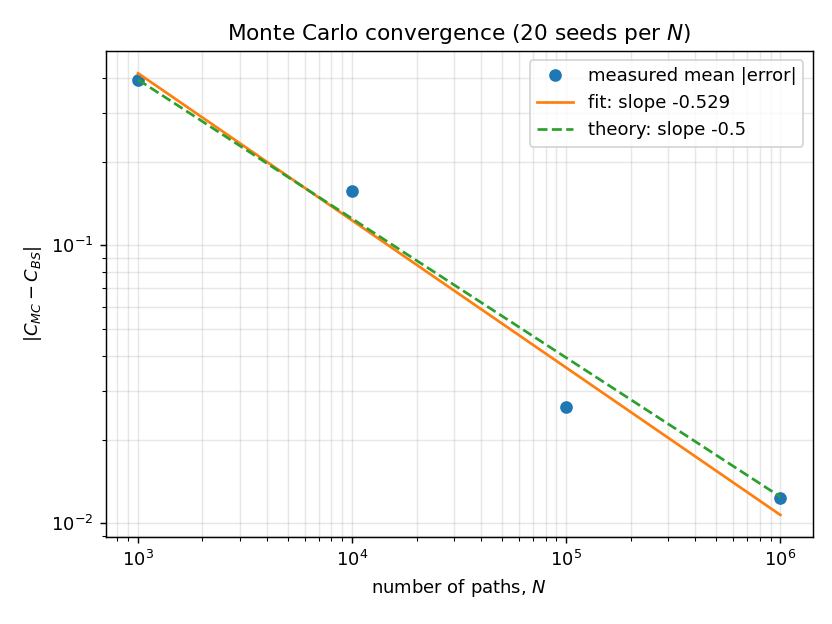

The Python source for this figure:
import numpy as np
import matplotlib.pyplot as plt
from pricing import bs_call_price, mc_call_price

S0 = 100.0
K = 100.0
r = 0.05
sigma = 0.2
T = 1.0
Ns = np.array([10**3, 10**4, 10**5, 10**6])
N_REPEATS = 20

exact = bs_call_price(S0, K, r, sigma, T)
errors = np.empty(len(Ns))

for i, n in enumerate(Ns):
    reps = [abs(mc_call_price(S0, K, r, sigma, T, int(n),
                              np.random.default_rng(seed))[0] - exact)
            for seed in range(N_REPEATS)]
    errors[i] = np.mean(reps)
    print(f"N = {n:>9,}   mean |error| = {errors[i]:.5f}")
slope, intercept = np.polyfit(np.log(Ns), np.log(errors), 1)

print(f"\nSlope: {slope:+.4f}  (theory -0.5000)")
print(f"Error per 10x paths: {10**slope:.3f}  (theory {10**-0.5:.3f})")

plt.loglog(Ns, errors, "o", label="measured mean |error|")
plt.loglog(Ns, np.exp(intercept) * Ns.astype(float)**slope,
           label=f"fit: slope {slope:+.3f}")
plt.loglog(Ns, errors[0] * (Ns / Ns[0])**-0.5, "--", label="theory: slope -0.5")
plt.xlabel("number of paths, $N$")
plt.ylabel(r"$|C_{MC} - C_{BS}|$")
plt.title(f"Monte Carlo convergence ({N_REPEATS} seeds per $N$)")
plt.grid(True, which="both", alpha=0.3)
plt.legend()
plt.tight_layout()
plt.savefig("convergence.png", dpi=130)
plt.show()
